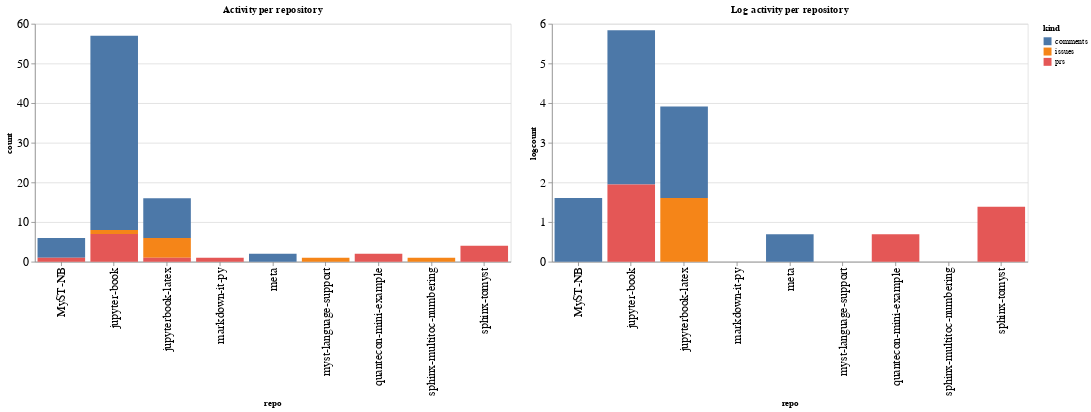

Write notebook code for a chart like this one.
### Code cell
ch1 = alt.Chart(repo_summaries, width=600, title="Activity per repository").mark_bar().encode(
    x='repo',
    y='count',
    color='kind',
    tooltip="kind"
)

ch2 = alt.Chart(repo_summaries, width=600, title="Log activity per repository").mark_bar().encode(
    x='repo',
    y='logcount',
    color='kind',
    tooltip="kind"
)

ch1 | ch2

### Figure 1 — Vega-Lite specification as saved in the notebook (floating-point values rounded to 4 significant figures)
{"config": {"axisLeft": {"labelFontSize": 15}, "axisBottom": {"labelFontSize": 15}}, "hconcat": [{"mark": "bar", "encoding": {"color": {"type": "nominal", "field": "kind"}, "tooltip": {"type": "nominal", "field": "kind"}, "x": {"type": "nominal", "field": "repo"}, "y": {"type": "quantitative", "field": "count"}}, "title": "Activity per repository", "width": 600}, {"mark": "bar", "encoding": {"color": {"type": "nominal", "field": "kind"}, "tooltip": {"type": "nominal", "field": "kind"}, "x": {"type": "nominal", "field": "repo"}, "y": {"type": "quantitative", "field": "logcount"}}, "title": "Log activity per repository", "width": 600}], "data": {"name": "data-77f71796a869110260baa89c6cc181f6"}, "$schema": "https://vega.github.io/schema/vega-lite/v4.8.1.json", "datasets": {"data-77f71796a869110260baa89c6cc181f6": [{"repo": "MyST-NB", "kind": "comments", "count": 5, "logcount": 1.609}, {"repo": "MyST-NB", "kind": "prs", "count": 1, "logcount": 0.0}, {"repo": "jupyter-book", "kind": "comments", "count": 49, "logcount": 3.892}, {"repo": "jupyter-book", "kind": "issues", "count": 1, "logcount": 0.0}, {"repo": "jupyter-book", "kind": "prs", "count": 7, "logcount": 1.946}, {"repo": "jupyterbook-latex", "kind": "comments", "count": 10, "logcount": 2.303}, {"repo": "jupyterbook-latex", "kind": "issues", "count": 5, "logcount": 1.609}, {"repo": "jupyterbook-latex", "kind": "prs", "count": 1, "logcount": 0.0}, {"repo": "markdown-it-py", "kind": "prs", "count": 1, "logcount": 0.0}, {"repo": "meta", "kind": "comments", "count": 2, "logcount": 0.6931}, {"repo": "myst-language-support", "kind": "issues", "count": 1, "logcount": 0.0}, {"repo": "quantecon-mini-example", "kind": "prs", "count": 2, "logcount": 0.6931}, {"repo": "sphinx-multitoc-numbering", "kind": "issues", "count": 1, "logcount": 0.0}, {"repo": "sphinx-tomyst", "kind": "prs", "count": 4, "logcount": 1.386}]}}
